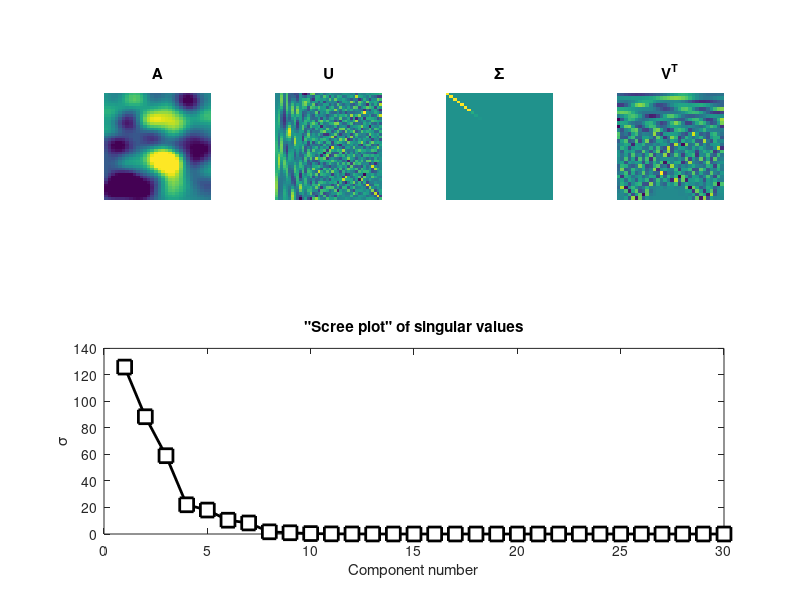
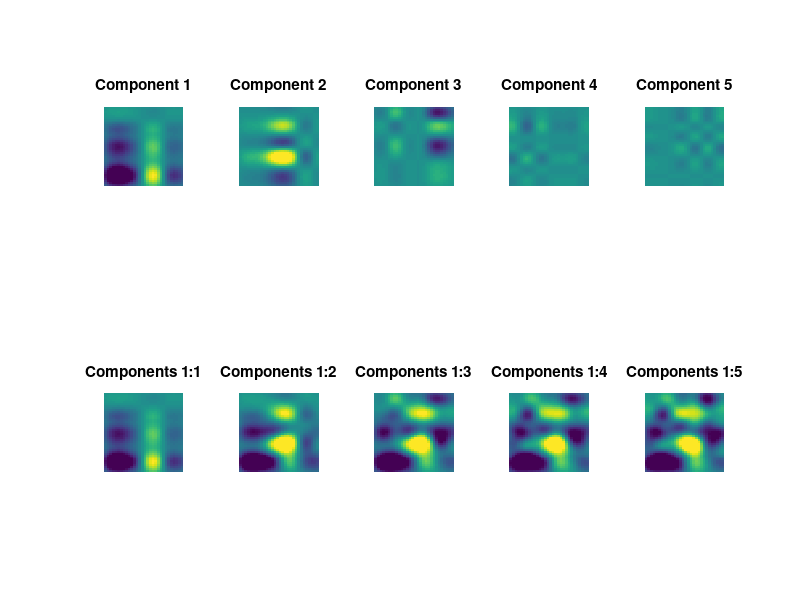

Source code (MATLAB) for these figures, in order:
%%
%     COURSE: Linear algebra: theory and implementation
%    SECTION: Singular value decomposition
%      VIDEO: Spectral theory of matrices
% Instructor: sincxpress.com
% Course url: https://www.udemy.com/course/linear-algebra-theory-and-implementation/?couponCode=202110
% 
%%

% matrix sizes
m = 40;
n = 30;

% define a 2D Gaussian for smoothing
k = round((m+n)/4);
[X,Y] = meshgrid(linspace(-3,3,k));
g2d = exp( -(X.^2 + Y.^2)/(k/8) );


% matrix
A = conv2(randn(m,n),g2d,'same');

% SVD
[U,S,V] = svd(A);


% color limit based on matrix range
clim = [-.5 .5]*max(abs(A(:)));

% show the constituent matrices
figure(2), clf
subplot(241), imagesc(A)
axis square, axis off, title('A')
set(gca,'clim',clim)

subplot(242), imagesc(U)
axis square, axis off, title('U')

subplot(243), imagesc(S)
axis square, axis off, title('\Sigma')
set(gca,'clim',clim)

subplot(244), imagesc(V')
axis square, axis off, title('V^T')

subplot(212)
plot(diag(S),'ks-','linew',2,'markersize',10,'markerfacecolor','w')
xlabel('Component number'), ylabel('\sigma')
title('"Scree plot" of singular values')

%% now show the first 5 "layers" separately

figure(3), clf

rank1mats = zeros(5,m,n);

for i=1:5
    
    % create rank1 matrix
    rank1mats(i,:,:) = U(:,i)*S(i,i)*V(:,i)';
    
    subplot(2,5,i)
    imagesc(squeeze(rank1mats(i,:,:)))
    axis square, axis off
    set(gca,'clim',clim)
    title([ 'Component ' num2str(i) ])
    
    subplot(2,5,i+5)
    imagesc(squeeze(sum(rank1mats(1:i,:,:),1)))
    axis square, axis off
    set(gca,'clim',clim)
    title([ 'Components 1:' num2str(i) ])
end

%% done.
